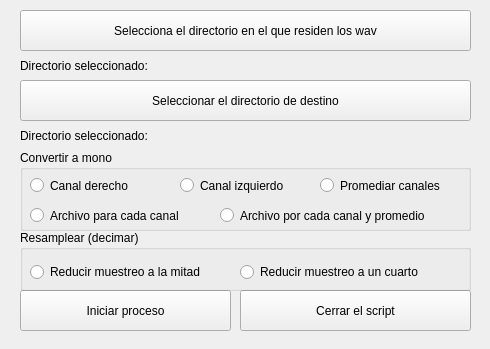
<?xml version="1.0" encoding="UTF-8"?>
<ui version="4.0">
 <class>Form</class>
 <widget class="QWidget" name="Form">
  <property name="geometry">
   <rect>
    <x>0</x>
    <y>0</y>
    <width>490</width>
    <height>349</height>
   </rect>
  </property>
  <property name="windowTitle">
   <string>Manipulación e inventariado masivo de archivos wav</string>
  </property>
  <widget class="QPushButton" name="seleccionarDirectorioOrigen">
   <property name="geometry">
    <rect>
     <x>20</x>
     <y>10</y>
     <width>451</width>
     <height>41</height>
    </rect>
   </property>
   <property name="text">
    <string>Selecciona el directorio en el que residen los wav</string>
   </property>
  </widget>
  <widget class="QPushButton" name="iniciarProceso">
   <property name="geometry">
    <rect>
     <x>20</x>
     <y>290</y>
     <width>211</width>
     <height>41</height>
    </rect>
   </property>
   <property name="text">
    <string>Iniciar proceso</string>
   </property>
  </widget>
  <widget class="QPushButton" name="cerrarScript">
   <property name="geometry">
    <rect>
     <x>240</x>
     <y>290</y>
     <width>231</width>
     <height>41</height>
    </rect>
   </property>
   <property name="text">
    <string>Cerrar el script</string>
   </property>
  </widget>
  <widget class="QGroupBox" name="convertirMono">
   <property name="geometry">
    <rect>
     <x>20</x>
     <y>150</y>
     <width>451</width>
     <height>81</height>
    </rect>
   </property>
   <property name="title">
    <string>Convertir a mono</string>
   </property>
   <widget class="QRadioButton" name="canalDerecho">
    <property name="geometry">
     <rect>
      <x>10</x>
      <y>20</y>
      <width>121</width>
      <height>31</height>
     </rect>
    </property>
    <property name="text">
     <string>Canal derecho</string>
    </property>
   </widget>
   <widget class="QRadioButton" name="canalIzquierdo">
    <property name="geometry">
     <rect>
      <x>160</x>
      <y>20</y>
      <width>121</width>
      <height>31</height>
     </rect>
    </property>
    <property name="text">
     <string>Canal izquierdo</string>
    </property>
   </widget>
   <widget class="QRadioButton" name="canalesSeparados">
    <property name="geometry">
     <rect>
      <x>10</x>
      <y>50</y>
      <width>181</width>
      <height>31</height>
     </rect>
    </property>
    <property name="text">
     <string>Archivo para cada canal</string>
    </property>
   </widget>
   <widget class="QRadioButton" name="canalesPromediados">
    <property name="geometry">
     <rect>
      <x>300</x>
      <y>20</y>
      <width>141</width>
      <height>31</height>
     </rect>
    </property>
    <property name="text">
     <string>Promediar canales</string>
    </property>
   </widget>
   <widget class="QRadioButton" name="canalesPromediadosSeparados">
    <property name="geometry">
     <rect>
      <x>200</x>
      <y>50</y>
      <width>251</width>
      <height>31</height>
     </rect>
    </property>
    <property name="text">
     <string>Archivo por cada canal y promedio</string>
    </property>
   </widget>
  </widget>
  <widget class="QGroupBox" name="resamplear">
   <property name="geometry">
    <rect>
     <x>20</x>
     <y>230</y>
     <width>451</width>
     <height>61</height>
    </rect>
   </property>
   <property name="title">
    <string>Resamplear (decimar)</string>
   </property>
   <widget class="QRadioButton" name="decimacion2">
    <property name="geometry">
     <rect>
      <x>10</x>
      <y>30</y>
      <width>211</width>
      <height>24</height>
     </rect>
    </property>
    <property name="text">
     <string>Reducir muestreo a la mitad</string>
    </property>
   </widget>
   <widget class="QRadioButton" name="decimacion4">
    <property name="geometry">
     <rect>
      <x>220</x>
      <y>30</y>
      <width>211</width>
      <height>24</height>
     </rect>
    </property>
    <property name="text">
     <string>Reducir muestreo a un cuarto</string>
    </property>
   </widget>
  </widget>
  <widget class="QPushButton" name="pushButton">
   <property name="geometry">
    <rect>
     <x>20</x>
     <y>80</y>
     <width>451</width>
     <height>41</height>
    </rect>
   </property>
   <property name="text">
    <string>Seleccionar el directorio de destino</string>
   </property>
  </widget>
  <widget class="QLabel" name="directorioOrigen">
   <property name="geometry">
    <rect>
     <x>20</x>
     <y>50</y>
     <width>451</width>
     <height>31</height>
    </rect>
   </property>
   <property name="text">
    <string>Directorio seleccionado: </string>
   </property>
  </widget>
  <widget class="QLabel" name="directorioDestino">
   <property name="geometry">
    <rect>
     <x>20</x>
     <y>120</y>
     <width>451</width>
     <height>31</height>
    </rect>
   </property>
   <property name="text">
    <string>Directorio seleccionado: </string>
   </property>
  </widget>
 </widget>
 <resources/>
 <connections/>
</ui>
